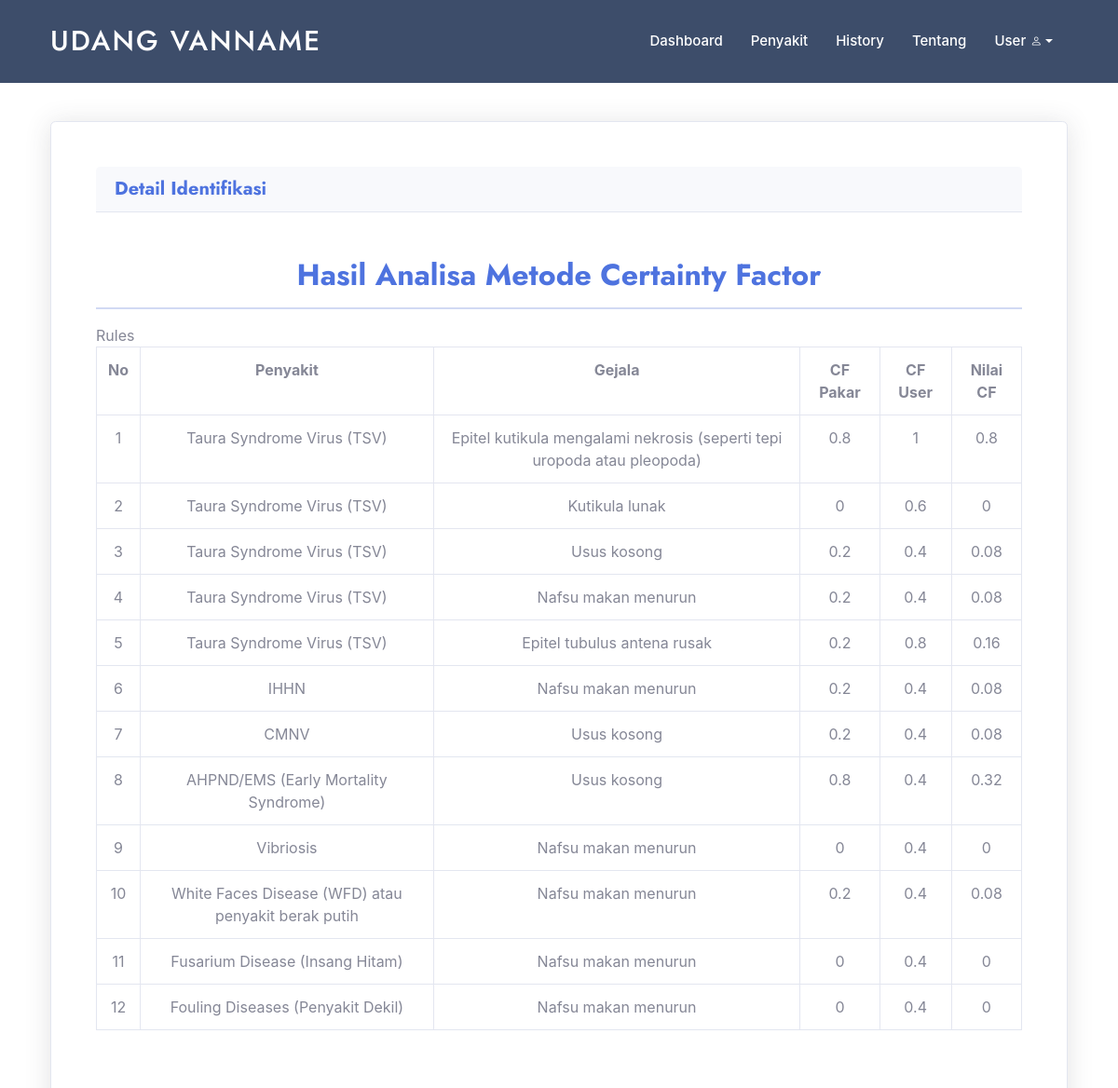
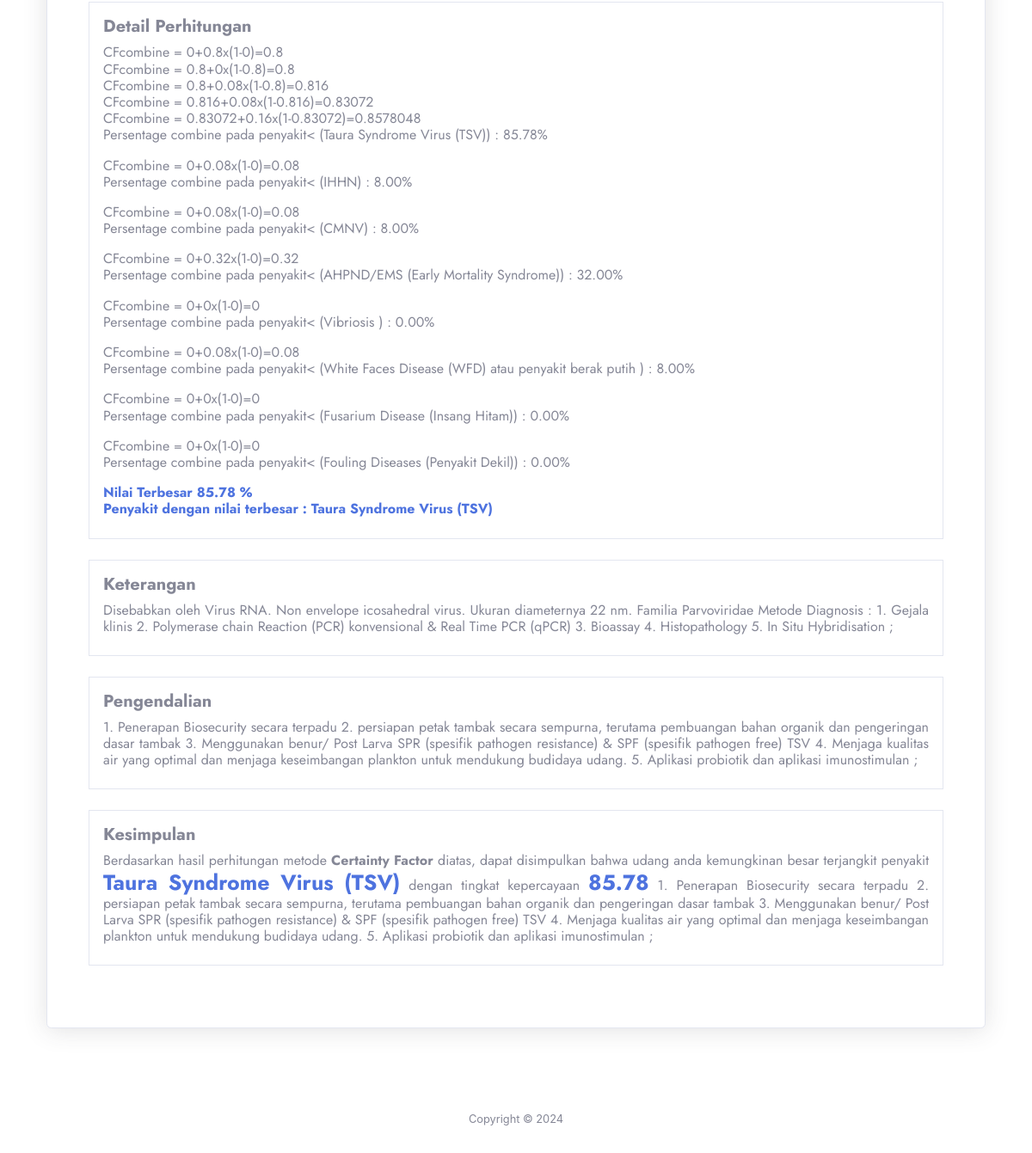
Page /user/history_det.php?no_regidentifikasi=ZVZ6DSEACM&id_akun=9 (signed in) on the committed database (2 pictures, top to bottom).
### tables this page shows
CREATE TABLE `tb_akun` (
  `id_akun` int(11) NOT NULL,
  `nama_lengkap` varchar(50) NOT NULL,
  `username` varchar(50) NOT NULL,
  `password` varchar(50) NOT NULL,
  `level` varchar(30) NOT NULL
);

CREATE TABLE `tb_penyakit` (
  `id_penyakit` int(11) NOT NULL,
  `nama_penyakit` text NOT NULL,
  `keterangan` text NOT NULL,
  `pengendalian` text NOT NULL,
  `gambar` text NOT NULL
);

CREATE TABLE `tb_gejala` (
  `id_gejala` int(11) NOT NULL,
  `nama_gejala` text NOT NULL
);

CREATE TABLE `tb_aturan` (
  `id_aturan` int(11) NOT NULL,
  `id_gejala` int(11) NOT NULL,
  `id_penyakit` int(11) NOT NULL,
  `nilai_gejala` double NOT NULL
);

CREATE TABLE `tb_identifikasi` (
  `id_identifikasi` int(11) NOT NULL,
  `no_regidentifikasi` char(10) NOT NULL,
  `tgl_identifikasi` date NOT NULL,
  `id_akun` int(11) NOT NULL,
  `id_gejala` int(11) NOT NULL,
  `nilai_user` double NOT NULL
);

### user/history_det.php (the view, shortened to what this page needs)
<?php
include 'header.php';
?>
<section id="portfolio" class="portfolio">
    <div class="container" data-aos="fade-up">
        <div class="section-title">
        </div>
        <div id="portfolio-flters" class="d-flex justify-content-center" data-aos="fade-up" data-aos-delay="100">
	<div class="card shadow p-5 mb-5">
		<div class = "card-header">
            <h5 class= "m-0 font-weight-bold text-primary">Detail Identifikasi</h5>
        </div>
        <br>
        <br>
        <center>
            <h2 class="m-0 font-weight-bold text-primary"> Hasil Analisa Metode Certainty Factor</h2>
        </center>
        <hr class="font-weight-bold text-primary">Rules</h5>
        <div class="table-responsive">
            <table class="table table-bordered">
                <tr>
                    <th class="text-center">No</th>
                    <th class="text-center">Penyakit</th>
                    <th class="text-center">Gejala</th>
                    <th class="text-center">CF Pakar</th>
                    <th class="text-center">CF User</th>
                    <th class="text-center">Nilai CF</th>
                </tr>
                <?php
                $sql = mysqli_query($conn,"SELECT * FROM tb_penyakit p, tb_gejala g, tb_identifikasi i,
                tb_aturan a WHERE g.id_gejala=i.id_gejala AND g.id_gejala=a.id_gejala AND
                p.id_penyakit=a.id_penyakit AND i.id_akun='$_GET[id_akun]' AND i.no_regidentifikasi='$_GET[no_regidentifikasi]'
                ORDER BY p.id_penyakit");
                $i=0;
                while($r = mysqli_fetch_array($sql)){
                    $nilai_cf = $r['nilai_gejala']*$r['nilai_user'];
                    $i++;
                    echo "
                    <tr>
                    <td class='text-center'>$i</td>
                    <td class='text-center'>$r[nama_penyakit]</td>
                    <td class='text-center'>$r[nama_gejala]</td>
                    <td class='text-center'>$r[nilai_gejala]</td>
                    <td class='text-center'>$r[nilai_user]</td>
                    <td class='text-center'>$nilai_cf</td>
                    </tr>
                    ";
                }
                ?>
            </table>
        </div>
        <br>
        <br>
        <div class="border p-3">
            <h5 class="font-weight-bold text primary">Detail Perhitungan </h5>
            <h6>
                <?php
                $highestPersentage = 0;
                $penyakitTerbesar = "";
                $data = mysqli_query($conn,"SELECT * FROM tb_penyakit ORDER BY id_penyakit");
                while($a=mysqli_fetch_array($data)){
                    $sql1 = mysqli_query($conn,"SELECT * FROM
                        tb_gejala g, tb_identifikasi i, tb_aturan a WHERE g.id_gejala=i.id_gejala
                        AND g.id_gejala=a.id_gejala AND a.id_penyakit='$a[id_penyakit]' AND i.id_akun='$_GET[id_akun]'
                        AND i.no_regidentifikasi='$_GET[no_regidentifikasi]'");
                $jml_data = mysqli_num_rows($sql1);
                $cflama = 0;
                $no=1;
                $lastPercentage = 0;
                while ($result=mysqli_fetch_array($sql1)){
                    $cf_he = $result['nilai_gejala']*$result['nilai_user'];
                    if($jml_data>0){
                        $cf1 = $cflama ;
                        $cf2 = $cf_he;
                        $cfcombine = $cf1+$cf2 * (1-$cf1);
                        $cflama = $cfcombine;
                        echo "<div class='text-justify'>
                        CFcombine = ".$cf1."+".$cf2."x(1-".$cf1.")=".$cfcombine."<br></div>
                        ";
                        if($result['id_penyakit'] == $a['id_penyakit']) {
                            $persentage = $cfcombine * 100;
                            $lastPercentage = number_format($persentage,2);
                        }
                        $no++;
                    }
                }
                if($no>1) {
                    echo "<p>Persentage combine pada penyakit< (" . $a['nama_penyakit'] .") : " . $lastPercentage . "%</b></p>";
                    if($lastPercentage > $highestPersentage){
                        $highestPersentage = $lastPercentage;
                        $penyakitTerbesar = $a['nama_penyakit'];
                    }
                }
            }
            echo "
            <b class='text-primary'>Nilai Terbesar " . $highestPersentage . "
            %<br></b>
            <b class='text-primary'> Penyakit dengan nilai terbesar : " . $penyakitTerbesar . "<br></b>";
                ?>
            </h6>
        </div>
        <br>
        <div class="border p-3">
            <h5 class="font-weight-bold text primary">Keterangan</h5>
            <h6>
            <?php
            $data = mysqli_query($conn,"SELECT * FROM tb_penyakit WHERE nama_penyakit='$penyakitTerbesar'");
            $a=mysqli_fetch_array($data);
            echo "
            <div class='text-justify'>
            $a[keterangan];
            </div>
            ";
                ?>
            </h6>
        </div>
        <br>
        <div class="border p-3">
            <h5 class="font-weight-bold text primary">Pengendalian</h5>
            <h6>
            <?php
            $data = mysqli_query($conn,"SELECT * FROM tb_penyakit WHERE nama_penyakit='$penyakitTerbesar'");
            $a=mysqli_fetch_array($data);
            echo "
            <div class='text-justify'>
            $a[pengendalian];
            </div>
            ";
                ?>
            </h6>
    </div>
    <br>
    <div class="border p-3">
            <h5 class="font-weight-bold text primary">Kesimpulan</h5>
            <h6>
            <?php
            echo "
            <div class='text-justify'>
            Berdasarkan hasil perhitungan metode <b>Certainty Factor</b> diatas, dapat disimpulkan bahwa udang anda kemungkinan besar terjangkit penyakit <b class='text-primary' style='font-size:25px;'>$penyakitTerbesar</b> dengan tingkat kepercayaan <b class='text-primary' style='font-size:25px;'>$highestPersentage</b>
            $a[pengendalian];
            </div>
            ";
                ?>
            </h6>
    </div>
    <br>
</div>
</div>
        </section>
<?php
include 'footer.php';
?>

### user/header.php (shortened to what this page needs)
<?php
include '../assets/conn/config.php';
?>
<!DOCTYPE html>
<html lang="en">
<head>
  <link href="../assets-user/vendor/aos/aos.css" rel="stylesheet">
  <link href="../assets-user/vendor/bootstrap/css/bootstrap.min.css" rel="stylesheet">
  <link href="../assets-user/vendor/bootstrap-icons/bootstrap-icons.css" rel="stylesheet">
  <link href="../assets-user/vendor/boxicons/css/boxicons.min.css" rel="stylesheet">
  <link href="../assets-user/vendor/glightbox/css/glightbox.min.css" rel="stylesheet">
  <link href="../assets-user/vendor/remixicon/remixicon.css" rel="stylesheet">
  <link href="../assets-user/vendor/swiper/swiper-bundle.min.css" rel="stylesheet">
  <link href="../assets-user/css/style.css" rel="stylesheet">
  <link href="../assets/vendor/fontawesome-free/css/all.min.css" rel="stylesheet" type="text/css">
  <link href="../assets/css/sb-admin-2.min.css" rel="stylesheet">
  <link href="../assets/vendor/datatables/dataTables.bootstrap4.min.css" rel="stylesheet">
</head>
<body>
  <header id="header" class="fixed-top">
    <div class="container d-flex align-items-center">
      <h1 class="logo me-auto"><a href="index.php">UDANG VANNAME</a></h1>
      <nav id="navbar" class="navbar">
        <ul>
          <li><a class="nav-link scrollto" href="index.php">Dashboard</a></li>
          <li><a class="nav-link scrollto" href="penyakit.php">Penyakit</a></li>
          <li><a class="nav-link scrollto" href="history.php">History</a></li>
          <li><a class="nav-link scrollto" href="tentang.php">Tentang</a></li>
          <li class="dropdown">
  <a href="#" class="dropdown-toggle" data-toggle="dropdown">
    <span>
      <?php
      $username = $_SESSION['username'];
      $det = mysqli_query($conn, "SELECT * FROM tb_akun WHERE username='$username'");
      while ($d = mysqli_fetch_array($det)) {
      ?>
        <span><?php echo $d['nama_lengkap']; ?></span>
      <?php
      }
      ?>
    </span>
    <i class="bi bi-person"></i>
  </a>
</li>
      </nav>
    </div>
  </header>
  </body>
</html>

### assets-user/css/style.css (style rules this page uses)
body { font-family: "Open Sans", sans-serif; color: #444444; }
a { color: #47b2e4; text-decoration: none; }
h1, h2, h3, h4, h5, h6 { font-family: "Jost", sans-serif; }
#header { transition: all 0.5s; z-index: 997; padding: 15px 0; }
#header .logo { font-size: 30px; margin: 0; padding: 0; line-height: 1; font-weight: 500; letter-spacing: 2px; text-transform: uppercase; }
#header .logo a { color: #fff; }
.navbar { padding: 0; }
.navbar ul { margin: 0; padding: 0; display: flex; list-style: none; align-items: center; }
.navbar li { position: relative; }
.navbar a, .navbar a:focus { display: flex; align-items: center; justify-content: space-between; padding: 10px 0 10px 30px; font-size: 15px; font-weight: 500; color: #fff; white-space: nowrap; transition: 0.3s; }
.navbar a i, .navbar a:focus i { font-size: 12px; line-height: 0; margin-left: 5px; }
section { padding: 60px 0; overflow: hidden; }
.section-title { text-align: center; padding-bottom: 30px; }
.portfolio #portfolio-flters { list-style: none; margin-bottom: 20px; }

### user/history_det.php (style rules this page uses)
#header { background: rgba(40, 58, 90, 0.9); }
section { padding: 0; padding-top: 100px; }

### rows in the picture
tb_akun: nama_lengkap "User"
tb_penyakit: nama_penyakit "Taura Syndrome Virus (TSV)", tb_gejala.nama_gejala "Epitel kutikula mengalami nekrosis (seperti tepi uropoda atau pleopoda)", tb_aturan.nilai_gejala "0.8", tb_identifikasi.nilai_user "1", tb_gejala.nama_gejala "Kutikula lunak", tb_aturan.nilai_gejala "0", tb_identifikasi.nilai_user "0.6", tb_gejala.nama_gejala "Usus kosong", tb_aturan.nilai_gejala "0.2", tb_identifikasi.nilai_user "0.4", tb_aturan.nilai_gejala "0.08", tb_gejala.nama_gejala "Nafsu makan menurun", tb_gejala.nama_gejala "Epitel tubulus antena rusak", tb_identifikasi.nilai_user "0.8", tb_aturan.nilai_gejala "0.16", lastPercentage "85.78", keterangan "Disebabkan oleh Virus RNA. Non envelope icosahedral virus. Ukuran diameternya 22 nm. Familia Parvoviridae Metode Diagnosis : 1. Gejala klinis 2. Polymerase chain Reaction (PCR) konvensional & Real Time PCR (qPCR) 3. Bioassay 4. Histopathology 5. In Situ Hybridisation", pengendalian "1. Penerapan Biosecurity secara terpadu 2. persiapan petak tambak secara sempurna, terutama pembuangan bahan organik dan pengeringan dasar tambak 3. Menggunakan benur/ Post Larva SPR (spesifik pathogen resistance) & SPF (spesifik pathogen free) TSV 4. Menjaga kualitas air yang optimal dan menjaga keseimbangan plankton untuk mendukung budidaya udang. 5. Aplikasi probiotik dan aplikasi imunostimulan"
tb_penyakit: nama_penyakit "IHHN", tb_gejala.nama_gejala "Nafsu makan menurun", tb_aturan.nilai_gejala "0.2", tb_identifikasi.nilai_user "0.4", tb_aturan.nilai_gejala "0.08", tb_aturan.nilai_gejala "8.00"
tb_penyakit: nama_penyakit "CMNV", tb_gejala.nama_gejala "Usus kosong", tb_aturan.nilai_gejala "0.2", tb_identifikasi.nilai_user "0.4", tb_aturan.nilai_gejala "0.08", tb_aturan.nilai_gejala "8.00"
tb_penyakit: nama_penyakit "AHPND/EMS (Early Mortality Syndrome)", tb_gejala.nama_gejala "Usus kosong", tb_aturan.nilai_gejala "0.8", tb_identifikasi.nilai_user "0.4", tb_aturan.nilai_gejala "0.32", tb_aturan.nilai_gejala "32.00"
tb_penyakit: nama_penyakit "Vibriosis", tb_gejala.nama_gejala "Nafsu makan menurun", tb_aturan.nilai_gejala "0", tb_identifikasi.nilai_user "0.4", tb_aturan.nilai_gejala "0.00"
tb_penyakit: nama_penyakit "White Faces Disease (WFD) atau penyakit berak putih", tb_gejala.nama_gejala "Nafsu makan menurun", tb_aturan.nilai_gejala "0.2", tb_identifikasi.nilai_user "0.4", tb_aturan.nilai_gejala "0.08", tb_aturan.nilai_gejala "8.00"
tb_penyakit: nama_penyakit "Fusarium Disease (Insang Hitam)", tb_gejala.nama_gejala "Nafsu makan menurun", tb_aturan.nilai_gejala "0", tb_identifikasi.nilai_user "0.4", tb_aturan.nilai_gejala "0.00"
tb_penyakit: nama_penyakit "Fouling Diseases (Penyakit Dekil)", tb_gejala.nama_gejala "Nafsu makan menurun", tb_aturan.nilai_gejala "0", tb_identifikasi.nilai_user "0.4", tb_aturan.nilai_gejala "0.00"
tb_gejala: cf1 "0", tb_aturan.nilai_gejala "0.8"
tb_gejala: tb_aturan.nilai_gejala "0"
tb_aturan: nilai_gejala "0.8"
tb_gejala: tb_aturan.nilai_gejala "0.08", cfcombine "0.816", cf1 "0", tb_aturan.nilai_gejala "0.32"
tb_gejala: cf1 "0.816", tb_aturan.nilai_gejala "0.08", cfcombine "0.83072", cf1 "0", tb_aturan.nilai_gejala "0"
tb_gejala: cf1 "0.83072", tb_aturan.nilai_gejala "0.16", cfcombine "0.8578048"

### other values in the picture
$highestPersentage "85.78"
